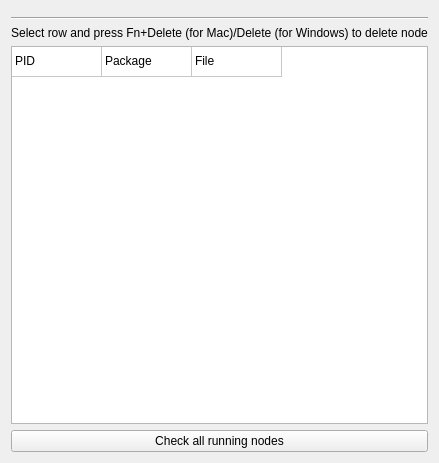
<?xml version="1.0" encoding="UTF-8"?>
<ui version="4.0">
 <class>launch_widget</class>
 <widget class="QWidget" name="launch_widget">
  <property name="geometry">
   <rect>
    <x>0</x>
    <y>0</y>
    <width>386</width>
    <height>463</height>
   </rect>
  </property>
  <property name="sizePolicy">
   <sizepolicy hsizetype="Expanding" vsizetype="Expanding">
    <horstretch>0</horstretch>
    <verstretch>0</verstretch>
   </sizepolicy>
  </property>
  <property name="windowTitle">
   <string>Form</string>
  </property>
  <layout class="QVBoxLayout" name="verticalLayout">
   <item>
    <widget class="LaunchDialog" name="launch_dialog" native="true">
     <property name="sizePolicy">
      <sizepolicy hsizetype="Minimum" vsizetype="Preferred">
       <horstretch>0</horstretch>
       <verstretch>0</verstretch>
      </sizepolicy>
     </property>
     <property name="minimumSize">
      <size>
       <width>362</width>
       <height>0</height>
      </size>
     </property>
    </widget>
   </item>
   <item>
    <widget class="Line" name="line">
     <property name="sizePolicy">
      <sizepolicy hsizetype="MinimumExpanding" vsizetype="Fixed">
       <horstretch>0</horstretch>
       <verstretch>0</verstretch>
      </sizepolicy>
     </property>
     <property name="orientation">
      <enum>Qt::Horizontal</enum>
     </property>
    </widget>
   </item>
   <item>
    <layout class="QHBoxLayout" name="horizontal_layout">
     <item>
      <widget class="QLabel" name="delete_nodes_label">
       <property name="text">
        <string>Select row and press Fn+Delete (for Mac)/Delete (for Windows) to delete node</string>
       </property>
       <property name="alignment">
        <enum>Qt::AlignCenter</enum>
       </property>
      </widget>
     </item>
    </layout>
   </item>
   <item>
    <widget class="QTableWidget" name="table_widget">
     <property name="editTriggers">
      <set>QAbstractItemView::NoEditTriggers</set>
     </property>
     <property name="selectionMode">
      <enum>QAbstractItemView::SingleSelection</enum>
     </property>
     <property name="selectionBehavior">
      <enum>QAbstractItemView::SelectRows</enum>
     </property>
     <property name="horizontalScrollMode">
      <enum>QAbstractItemView::ScrollPerPixel</enum>
     </property>
     <property name="rowCount">
      <number>1</number>
     </property>
     <property name="columnCount">
      <number>3</number>
     </property>
     <attribute name="horizontalHeaderVisible">
      <bool>false</bool>
     </attribute>
     <attribute name="horizontalHeaderCascadingSectionResizes">
      <bool>false</bool>
     </attribute>
     <attribute name="horizontalHeaderDefaultSectionSize">
      <number>90</number>
     </attribute>
     <attribute name="horizontalHeaderMinimumSectionSize">
      <number>25</number>
     </attribute>
     <attribute name="verticalHeaderVisible">
      <bool>false</bool>
     </attribute>
     <attribute name="verticalHeaderHighlightSections">
      <bool>true</bool>
     </attribute>
     <row/>
     <column/>
     <column/>
     <column/>
     <column/>
     <item row="0" column="0">
      <property name="text">
       <string>PID</string>
      </property>
     </item>
     <item row="0" column="1">
      <property name="text">
       <string>Package</string>
      </property>
     </item>
     <item row="0" column="2">
      <property name="text">
       <string>File</string>
      </property>
     </item>
    </widget>
   </item>
   <item>
    <layout class="QHBoxLayout" name="horizontal_layout">
     <item>
      <widget class="QPushButton" name="check_running_nodes_button">
       <property name="text">
        <string>Check all running nodes</string>
       </property>\
      </widget>
     </item>
    </layout>
   </item>
  </layout>
 </widget>
 <customwidgets>
  <customwidget>
   <class>LaunchDialog</class>
   <extends>QWidget</extends>
   <header>gui.launch_dialog</header>
   <container>1</container>
  </customwidget>
 </customwidgets>
 <resources/>
 <connections/>
</ui>
